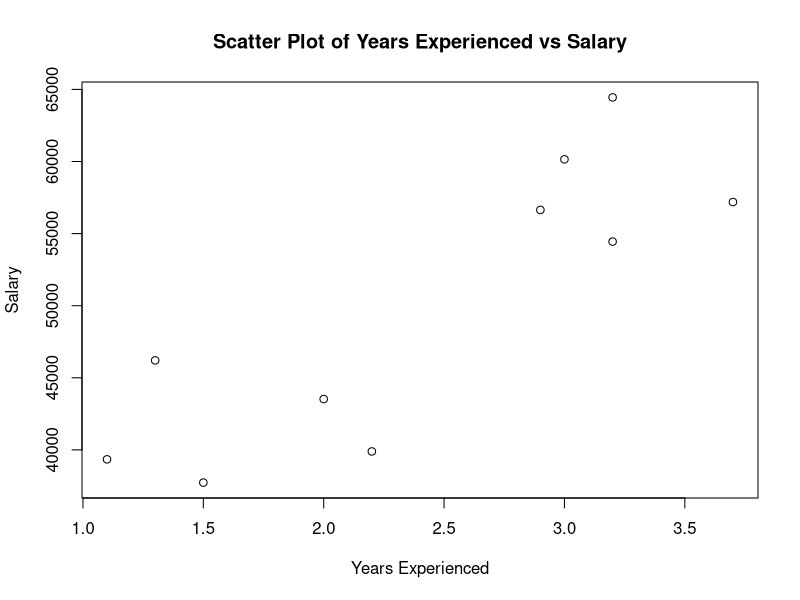
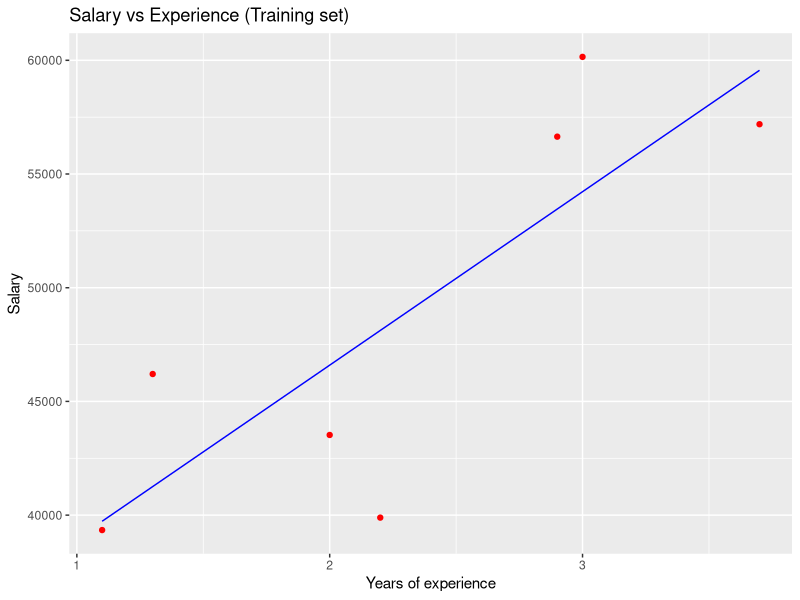
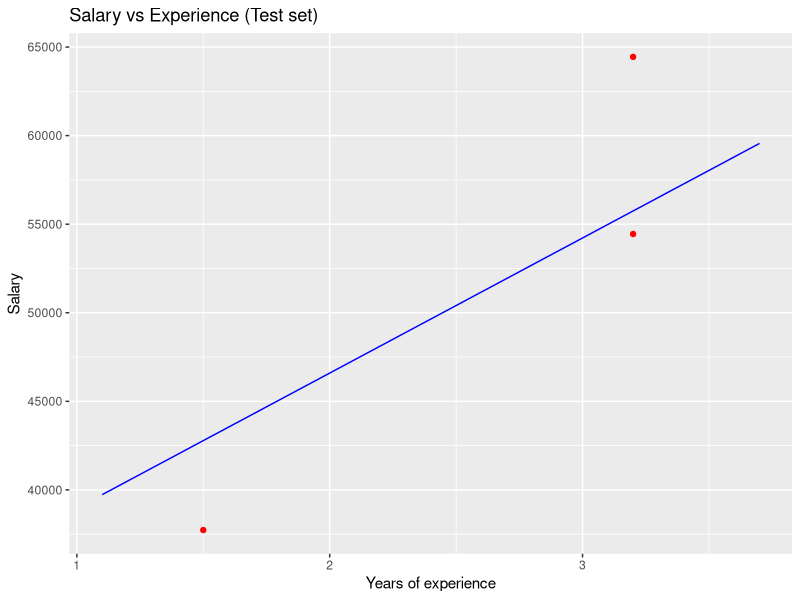

Here is the R script that generated these plots, in order:
## ---- chunk 1
install.packages('caTools')
## ---- chunk 2
# Create the data frame
data <- data.frame(
  Years_Exp = c(1.1, 1.3, 1.5, 2.0, 2.2, 2.9, 3.0, 3.2, 3.2, 3.7),
  Salary = c(39343.00, 46205.00, 37731.00, 43525.00,
             39891.00, 56642.00, 60150.00, 54445.00, 64445.00, 57189.00)
)
## ---- chunk 3
# Create the scatter plot
plot(data$Years_Exp, data$Salary,
     xlab = "Years Experienced",
     ylab = "Salary",
     main = "Scatter Plot of Years Experienced vs Salary")
## ---- chunk 4


library(caTools)
split = sample.split(data$Salary, SplitRatio = 0.7)
trainingset = subset(data, split == TRUE)
testset = subset(data, split == FALSE)
 
# Fitting Simple Linear Regression to the Training set
lm.r= lm(formula = Salary ~ Years_Exp,
         data = trainingset)
coef(lm.r)
 
# Predicting the Test set results
ypred = predict(lm.r, newdata = testset)

## ---- chunk 5
library(ggplot2)

# Visualising the Training set results
ggplot() + geom_point(aes(x = trainingset$Years_Ex, 
                          y = trainingset$Salary), colour = 'red') +
  geom_line(aes(x = trainingset$Years_Ex,
                y = predict(lm.r, newdata = trainingset)), colour = 'blue') +
   
  ggtitle('Salary vs Experience (Training set)') +
  xlab('Years of experience') +
  ylab('Salary')

## ---- chunk 6

# Visualising the Test set results
ggplot() +
  geom_point(aes(x = testset$Years_Exp, y = testset$Salary),
             colour = 'red') +
  geom_line(aes(x = trainingset$Years_Exp,
                y = predict(lm.r, newdata = trainingset)), 
            colour = 'blue') +
  ggtitle('Salary vs Experience (Test set)') +
  xlab('Years of experience') +
  ylab('Salary')
